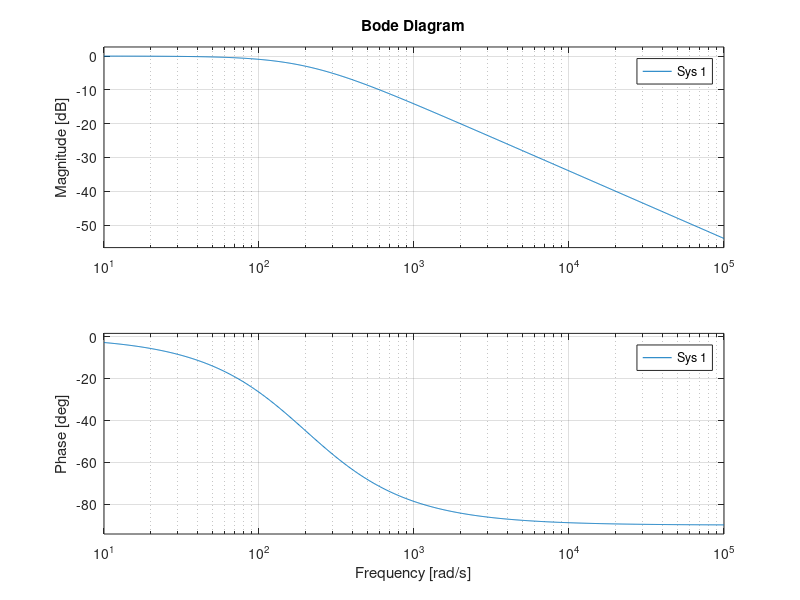

Source code (MATLAB): (Note: this script raises an error after producing the figure.)
clear; clc;
s = tf('s');
load("pololu_37D_pos_second_order", "G_pos");
sys = G_pos;

%% Motor Model
% Motor parameters
L = 2.3e-3;
R = 3.4;
K = 1.32;

G = 1/(s*L+R);

%% Controller tuning
% rltool
C = 0.45966*(s+1478)/s;

% Sampling time
bode(feedback(C*G,1)) % Closed loop bandwidth of the system is 200 rad/s
W_omega3 = 200;
omega_s_min = 5*W_omega3;
Ts_max = 2*pi/omega_s_min;

Ts = 0.005;

%% Integral Algorithm
z = tf('z');
Cz=c2d(C,Ts,'tustin')
Kp=0.45966
Ki=679.4
Ti=1/(Ki/Kp)
pippo=Kp+Ki*Ts*0.5*(z+1)/(z-1)
